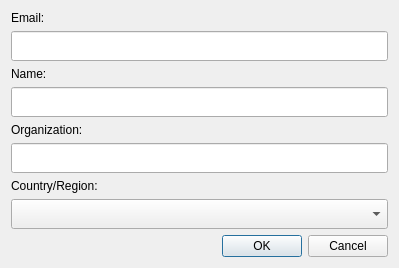
<?xml version="1.0" encoding="UTF-8"?>
<ui version="4.0">
 <class>DlgSettingsRegister</class>
 <widget class="QDialog" name="DlgSettingsRegister">
  <property name="geometry">
   <rect>
    <x>0</x>
    <y>0</y>
    <width>399</width>
    <height>261</height>
   </rect>
  </property>
  <property name="sizePolicy">
   <sizepolicy hsizetype="Fixed" vsizetype="Fixed">
    <horstretch>0</horstretch>
    <verstretch>0</verstretch>
   </sizepolicy>
  </property>
  <property name="windowTitle">
   <string>Register new user</string>
  </property>
  <layout class="QGridLayout" name="gridLayout">
   <item row="8" column="0">
    <widget class="QDialogButtonBox" name="buttonBox">
     <property name="standardButtons">
      <set>QDialogButtonBox::Cancel|QDialogButtonBox::Ok</set>
     </property>
    </widget>
   </item>
   <item row="0" column="0">
    <widget class="QLabel" name="label_2">
     <property name="sizePolicy">
      <sizepolicy hsizetype="Preferred" vsizetype="Minimum">
       <horstretch>0</horstretch>
       <verstretch>0</verstretch>
      </sizepolicy>
     </property>
     <property name="text">
      <string>Email:</string>
     </property>
    </widget>
   </item>
   <item row="1" column="0">
    <widget class="QLineEdit" name="email">
     <property name="minimumSize">
      <size>
       <width>0</width>
       <height>30</height>
      </size>
     </property>
     <property name="inputMethodHints">
      <set>Qt::ImhEmailCharactersOnly</set>
     </property>
    </widget>
   </item>
   <item row="2" column="0">
    <widget class="QLabel" name="label_5">
     <property name="sizePolicy">
      <sizepolicy hsizetype="Preferred" vsizetype="Minimum">
       <horstretch>0</horstretch>
       <verstretch>0</verstretch>
      </sizepolicy>
     </property>
     <property name="text">
      <string>Name:</string>
     </property>
    </widget>
   </item>
   <item row="3" column="0">
    <widget class="QLineEdit" name="name">
     <property name="minimumSize">
      <size>
       <width>0</width>
       <height>30</height>
      </size>
     </property>
     <property name="inputMethodHints">
      <set>Qt::ImhNoAutoUppercase</set>
     </property>
    </widget>
   </item>
   <item row="7" column="0">
    <widget class="QComboBox" name="country">
     <property name="minimumSize">
      <size>
       <width>0</width>
       <height>30</height>
      </size>
     </property>
    </widget>
   </item>
   <item row="5" column="0">
    <widget class="QLineEdit" name="organization">
     <property name="minimumSize">
      <size>
       <width>0</width>
       <height>30</height>
      </size>
     </property>
     <property name="inputMethodHints">
      <set>Qt::ImhNone</set>
     </property>
     <property name="echoMode">
      <enum>QLineEdit::Normal</enum>
     </property>
    </widget>
   </item>
   <item row="6" column="0">
    <widget class="QLabel" name="label_4">
     <property name="sizePolicy">
      <sizepolicy hsizetype="Preferred" vsizetype="Minimum">
       <horstretch>0</horstretch>
       <verstretch>0</verstretch>
      </sizepolicy>
     </property>
     <property name="text">
      <string>Country/Region:</string>
     </property>
    </widget>
   </item>
   <item row="4" column="0">
    <widget class="QLabel" name="label_3">
     <property name="sizePolicy">
      <sizepolicy hsizetype="Preferred" vsizetype="Minimum">
       <horstretch>0</horstretch>
       <verstretch>0</verstretch>
      </sizepolicy>
     </property>
     <property name="text">
      <string>Organization:</string>
     </property>
    </widget>
   </item>
  </layout>
 </widget>
 <tabstops>
  <tabstop>email</tabstop>
  <tabstop>name</tabstop>
  <tabstop>organization</tabstop>
  <tabstop>country</tabstop>
 </tabstops>
 <resources/>
 <connections/>
</ui>
